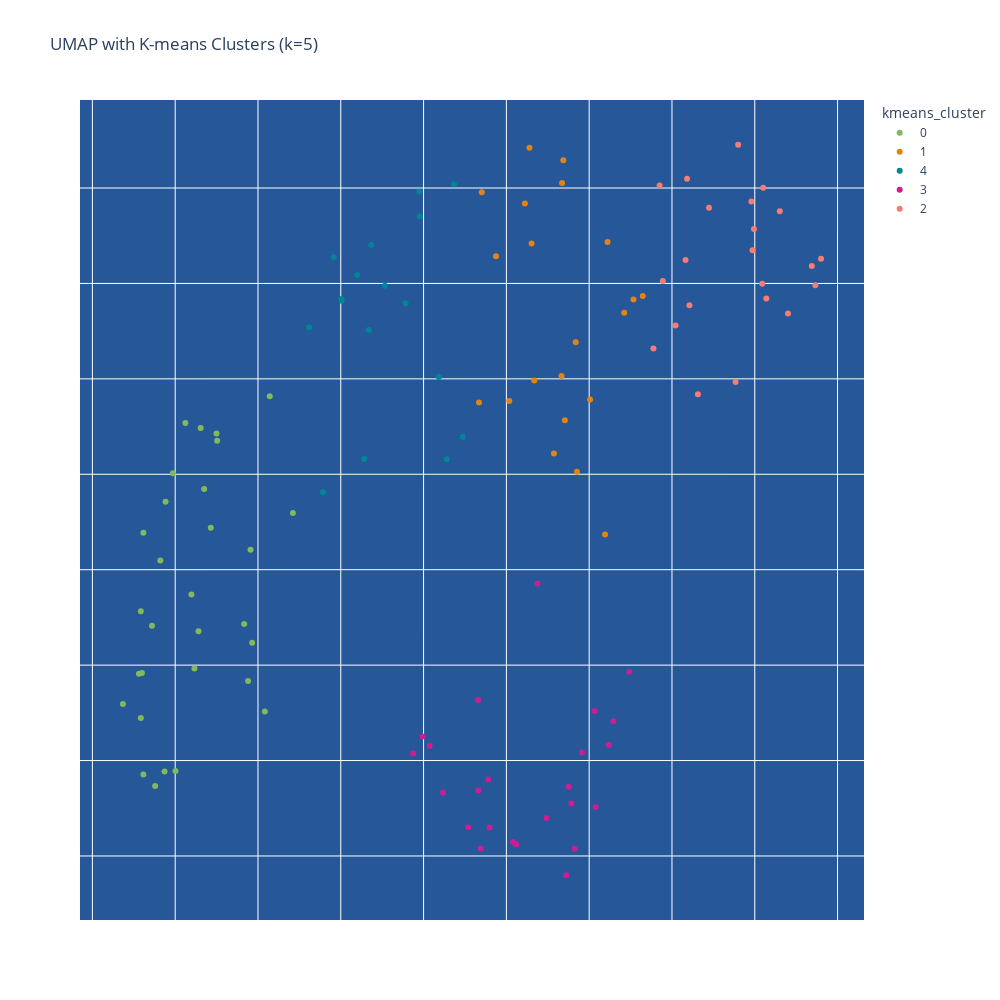

Write notebook code for a chart like this one.
### Code cell
# K-means clustering on UMAP coordinates
# Number of clusters for K-means
n_clusters = int(input(f"Enter the number of clusters you want (optimal = {optimal_k}): ")) # You can adjust this parameter to get desired number of clusters

# Perform K-means clustering on UMAP coordinates
kmeans = KMeans(n_clusters=n_clusters, random_state=42, n_init=10)
cluster_labels = kmeans.fit_predict(umap_result)

# Add K-means cluster assignments to the dataframe
umap_df_pca['kmeans_cluster'] = cluster_labels

# Print the number of clusters
print(f"Number of K-means clusters: {n_clusters}")

# Visualize UMAP with K-means clusters
umap_df_pca['Faculty_Full_Name'] = raw_data['Faculty_Full_Name']
umap_df_pca['kmeans_cluster'] = umap_df_pca['kmeans_cluster'].astype(str)
fig = px.scatter(
    umap_df_pca,
    x="V1",
    y="V2",
    color='kmeans_cluster',
    title=f"UMAP with K-means Clusters (k={n_clusters})",
    hover_name="Faculty_Full_Name",
    hover_data={"V1": False, "V2": False, 'Top_Mesh_Terms': True},
    width=1000,
    height=1000,
    color_discrete_sequence=px.colors.qualitative.Bold,
    category_orders={'kmeans_cluster': sorted(umap_df_pca['kmeans_cluster'].astype(float))}
)
fig_show(fig)

# Process clustering results and prepare for analysis
## This block creates a dataframe with numeric data, adds cluster labels, ensures proper data types, and identifies feature columns for further analysis
filtered_data_df = pd.DataFrame(feature_matrix)  # Create a new dataframe with numeric data
filtered_data_df['cluster'] = kmeans.labels_  # Add cluster labels to the dataframe

# Create a clustered dataframe for analysis
cluster_feature_matrix = filtered_data_df

# Ensure the cluster column is properly formatted
cluster_feature_matrix['cluster'] = cluster_feature_matrix['cluster'].astype('category')

### Figure 1 — Plotly figure (JSON) as saved in the notebook; plotly's stock layout.template omitted (floating-point values rounded to 4 significant figures)
{"data": [{"customdata": [[["Soil", "Droughts", "Resilience__Psychological", "Temperature", "Interdisciplinary_Research"]], [["Biomechanical_Phenomena", "Aging", "Temperature"]], [["Biodiversity", "Ecological_and_Environmental_Phenomena"]], [["Phylogeny", "Clustered_Regularly_Interspaced_Short_Palindromic_Repeats", "Evolution__Molecular"]], [["Biomechanical_Phenomena", "Resilience__Psychological", "Interdisciplinary_Research", "Computer_Simulation"]], [["Genotype", "Alleles", "Evolution__Molecular", "Chromatin", "Gene_Regulatory_Networks"]], [["Temperature", "Soil", "Resilience__Psychological", "Droughts", "Computer_Simulation"]], [["Biological_Evolution", "Computer_Simulation", "Computational_Biology", "Ecological_and_Environmental_Phenomena", "Genetics"]], [["Genetic_Variation", "Chromatin", "Epigenomics", "Temperature", "Droughts"]], [["Neurodegenerative_Diseases", "Anti_Bacterial_Agents", "Computer_Simulation", "Anti_Infective_Agents", "Computational_Biology"]], [["Temperature", "Ecological_and_Environmental_Phenomena", "Soil", "Nutrients", "Biodiversity"]], [["Chromatin", "Organoids", "Alleles", "Phylogeny", "Evolution__Molecular"]], [["Temperature", "Ecological_and_Environmental_Phenomena", "Biodiversity"]], [["Parasites", "Diet", "Epigenomics", "Evolution__Molecular", "Nutrients"]], [["Genotype", "Aging", "Macrophages", "Persistent_Infection", "CRISPR_Cas_Systems"]], [["Aging", "Synapses", "Computer_Simulation", "Memory_Consolidation", "Genetics"]], [["Temperature", "Ecological_and_Environmental_Phenomena"]], [["Biomechanical_Phenomena", "Biological_Evolution", "Ecological_and_Environmental_Phenomena", "Evolution__Molecular", "Phylogeny"]], [["Temperature", "Ecological_and_Environmental_Phenomena", "Biodiversity", "Genetics", "Anti_Bacterial_Agents"]], [["Biomechanical_Phenomena", "Cues", "Ecological_and_Environmental_Phenomena", "Zebrafish"]], [["Biological_Evolution", "Droughts", "Alleles", "Genetic_Variation", "Biodiversity"]], [["Evolution__Molecular", "Phylogeny", "Ecological_and_Environmental_Phenomena", "Biological_Evolution", "Genetics"]], [["Soil", "Droughts", "Biological_Evolution", "Pandemics", "Ecological_and_Environmental_Phenomena"]], [["Nutrients", "Biodiversity", "Escherichia_coli", "Anti_Bacterial_Agents", "Evolution__Molecular"]], [["Biodiversity", "Ecological_and_Environmental_Phenomena", "Temperature"]], [["Biological_Evolution"]], [["Biodiversity", "Interdisciplinary_Research", "Temperature", "Resilience__Psychological", "Diet"]], [["Alleles", "Mitochondria", "Cell_Death", "Neurodegenerative_Diseases"]], [["Ecological_and_Environmental_Phenomena", "Phylogeny", "Computer_Simulation", "Alleles"]], [["Soil", "Temperature", "Resilience__Psychological", "Droughts", "Genotype"]]], "hovertemplate": "<b>%{hovertext}</b><br><br>kmeans_cluster=0<br>Top_Mesh_Terms=%{customdata[0]}<extra></extra>", "hovertext": ["Allison, Steven", "Azizi, Emanuel", "Bracken, Matthew", "Briscoe, Adriana", "Daley, Monica", "Emerson, J.J.", "Faiola, Celia", "Frank, Steven", "Gaut, Brandon", "Gross, Steven", "Huxman, Travis", "Kvon, Evgeny", "Lamb, Joleah", "Lee, Grace", "Long, Anthony", "Lur, Gyorgy", "Lutterschmidt, Deborah", "Martinez, Christopher", "Martiny, Adam", "McHenry, Matthew", "Mooney, Kailen", "Ranz, Jose", "Rebolleda-Gomez, Maria", "Rodriguez Verdugo, Alejandra", "Sorte, Cascade", "Striedter, Georg", "Symons, Celia", "Thompson-Peer, Katherine", "Thornton, Kevin", "Treseder, Kathleen"], "legendgroup": "0", "marker": {"color": "rgb(128, 186, 90)", "symbol": "circle"}, "mode": "markers", "name": "0", "orientation": "v", "showlegend": true, "type": "scatter", "x": [3.43, 2.872, 2.598, 3.35, 2.758, 3.499, 2.884, 3.88, 3.196, 4.142, 2.585, 3.507, 2.821, 4.422, 3.91, 3.308, 2.369, 3.004, 2.72, 2.616, 3.929, 3.232, 3.833, 3.282, 2.562, 4.083, 2.616, 3.123, 2.585, 2.972], "xaxis": "x", "y": [15.72, 14.44, 14.96, 15.92, 14.37, 16.21, 15.86, 14.92, 15.37, 16.41, 15.28, 16.18, 15.55, 15.8, 15.6, 16.24, 14.8, 14.44, 15.21, 14.43, 15.12, 14.98, 15.22, 15.18, 14.95, 14.76, 15.69, 16.27, 14.72, 16.01], "yaxis": "y"}, {"customdata": [[["Phosphorylation", "Computational_Biology", "Genetics", "Hippo_Signaling_Pathway", "Cell_Line__Tumor"]], [["Molecular_Biology", "Immunity", "Carcinogenesis", "T_Lymphocytes", "Phosphorylation"]], [["Phosphorylation", "Ligands", "Diabetes_Mellitus", "Child", "Alleles"]], [["Gene_Regulatory_Networks", "Chromatin", "Multiomics", "Cell_Differentiation", "Computational_Biology"]], [["Neuronal_Plasticity", "Synapses", "Astrocytes", "Apoptosis", "Proteomics"]], [["Antiviral_Agents", "Virus_Diseases", "RNA", "Cell_Line", "Single_Cell_Gene_Expression_Analysis"]], [["Cell_Line", "Cell_Proliferation", "Apoptosis", "Child", "Heterografts"]], [["Proteomics", "Mass_Spectrometry", "Escherichia_coli", "DNA", "Antiviral_Agents"]], [["Aging", "Bacteriophages", "Immunity", "Neurodegenerative_Diseases", "Amyloid_beta_Peptides"]], [["Ligands", "Magnetic_Resonance_Imaging", "Neuroimaging", "Child", "Oxidation_Reduction"]], [["Nitrogenase", "Escherichia_coli", "Cell_Line__Tumor", "Aged__80_and_over", "Phylogeny"]], [["Colorectal_Neoplasms", "Incidence", "Survival_Rate", "Astrocytes", "Tumor_Microenvironment"]], [["Colorectal_Neoplasms", "Nutrients", "Carcinogenesis", "Heterografts", "AMP_Activated_Protein_Kinases"]], [["Aging", "Cell_Proliferation", "Cues", "Cell_Differentiation", "Microscopy"]], [["Reward", "Substance_Related_Disorders", "Genetics", "Adolescent", "Neuronal_Plasticity"]], [["Parasites", "Toxoplasma", "Ligands", "Fibroblasts"]], [["Nitrogenase", "Oxidation_Reduction", "Escherichia_coli", "Phylogeny", "Evolution__Molecular"]], [["Microscopy", "RNA", "Stem_Cells", "Pregnancy", "Escherichia_coli"]], [["Neuroinflammatory_Diseases", "Phagocytosis", "Neurodegenerative_Diseases", "Amyloid_beta_Peptides", "Astrocytes"]], [["COVID_19", "Child", "Magnetic_Resonance_Imaging", "Aged__80_and_over", "Cell_Differentiation"]], [["Genetics", "Hippo_Signaling_Pathway", "Phosphorylation", "Cell_Line__Tumor"]]], "hovertemplate": "<b>%{hovertext}</b><br><br>kmeans_cluster=1<br>Top_Mesh_Terms=%{customdata[0]}<extra></extra>", "hovertext": ["Arora, Kavita", "Atwood, Scott", "Bardwell, Lee", "Cho, Ken", "Cramer, Karina", "Drayman, Nir", "Fruman, David", "Gershon, Paul", "Glabe, Charles", "Green, Michael", "Hu, Yilin", "Hughes, Christopher", "Kong, Mei", "Lara-Gonzalez, Pablo", "Mahler, Stephen", "Morrissette, Naomi", "Ribbe, Markus", "Suetterlin, Christine", "Tenner, Andrea", "Tsai, Shiou-Chuan", "Warrior, Rahul"], "legendgroup": "1", "marker": {"color": "rgb(230, 131, 16)", "symbol": "circle"}, "mode": "markers", "name": "1", "orientation": "v", "showlegend": true, "type": "scatter", "x": [7.673, 7.706, 6.702, 7.338, 7.688, 8.012, 8.423, 8.536, 7.853, 8.221, 6.874, 7.035, 8.647, 7.666, 7.224, 6.669, 7.304, 7.574, 8.192, 7.838, 7.279], "xaxis": "x", "y": [17.53, 16.28, 17.48, 16.49, 17.65, 16.39, 16.85, 16.92, 16.01, 17.22, 17.14, 16.38, 16.93, 16.52, 17.42, 16.38, 17.21, 16.11, 15.68, 16.69, 17.71], "yaxis": "y"}, {"customdata": [[[]], [[]], [["Neuroimaging", "Magnetic_Resonance_Imaging", "Pregnancy", "Computer_Simulation", "Adolescent"]], [["Magnetic_Resonance_Imaging", "Temperature", "Genotype", "Ligands"]], [["Diet", "Temperature"]], [["CRISPR_Cas_Systems", "Tumor_Microenvironment", "Nutrients", "Ligands", "Alleles"]], [["Substance_Related_Disorders"]], [["Anti_Bacterial_Agents", "Pandemics", "Nutrients", "Molecular_Biology", "Ligands"]], [["CRISPR_Cas_Systems", "Genetics", "RNA", "Magnetic_Resonance_Imaging", "Cell_Death"]], [["Adolescent", "Genotype"]], [[]], [["Computational_Biology", "T_Lymphocytes", "Hippo_Signaling_Pathway", "Escherichia_coli", "Cell_Line__Tumor"]], [["Sleep", "Cues", "Neuronal_Plasticity", "Synapses", "Memory_Consolidation"]], [["Immunity__Innate", "Virus_Diseases", "Antiviral_Agents", "Incidence", "Pandemics"]], [["Cytokines", "Flow_Cytometry", "Cell_Line", "Single_Cell_Gene_Expression_Analysis", "T_Lymphocytes"]], [[]], [["Incidence", "Cell_Proliferation", "Tumor_Microenvironment", "RNA", "Carcinogenesis"]]], "hovertemplate": "<b>%{hovertext}</b><br><br>kmeans_cluster=4<br>Top_Mesh_Terms=%{customdata[0]}<extra></extra>", "hovertext": ["Baker, Nicholas", "Burley, Nancy", "Chrastil, Elizabeth", "Cocco, Melanie", "Connor, Kwasi", "Edinger, Aimee", "Fortin, Norbert", "Goulding, Celia", "James, Anthony", "Kim, Seungsoo", "Konieczny, Piotr", "Luo, Ray", "McNaughton, Bruce", "Morehouse, Benjamin", "Nicholas, Dequina", "Pizzagalli, Diego", "Sun, Sha"], "legendgroup": "4", "marker": {"color": "rgb(0, 134, 149)", "symbol": "circle"}, "mode": "markers", "name": "4", "orientation": "v", "showlegend": true, "type": "scatter", "x": [5.005, 4.915, 6.368, 5.954, 4.618, 5.37, 5.338, 6.474, 5.783, 5.532, 5.011, 6.184, 5.949, 4.784, 6.279, 5.197, 5.284], "xaxis": "x", "y": [16.92, 17.14, 17.52, 17.35, 16.77, 17.2, 16.76, 16.2, 16.9, 16.99, 16.91, 16.51, 17.48, 15.91, 16.08, 17.04, 16.08], "yaxis": "y"}, {"customdata": [[["Obesity", "Pregnancy", "Chromatin", "Multiomics", "DNA"]], [["Induced_Pluripotent_Stem_Cells", "Cytokines", "Macrophages", "Disease_Progression", "Monocytes"]], [["Zebrafish", "Cell_Communication", "Macrophages"]], [["Diet", "Zebrafish", "Proteomics", "Temperature", "Ecological_and_Environmental_Phenomena"]], [["Cryoelectron_Microscopy", "Bacteriophages", "Microscopy", "Gastrointestinal_Microbiome", "Anti_Bacterial_Agents"]], [["Cell_Proliferation", "Amyloid_beta_Peptides", "Monocytes", "Bone_Marrow", "Macrophages"]], [["Pancreatic_Neoplasms", "Tumor_Microenvironment", "Fibroblasts", "Oxidation_Reduction", "Liver_Neoplasms"]], [["Gastrointestinal_Microbiome", "Parasites", "Ecological_and_Environmental_Phenomena", "Genetics", "Diet"]], [["Stem_Cells", "RNA", "Cell_Differentiation", "Computational_Biology", "Single_Cell_Analysis"]], [["COVID_19", "Neuroinflammatory_Diseases", "Pandemics", "Multiple_Sclerosis", "Virus_Diseases"]], [["Toxoplasma", "Parasites", "Monocytes", "Phagocytosis", "Cytokines"]], [["Amyloid_beta_Peptides", "Gastrointestinal_Microbiome", "Astrocytes", "Disease_Progression", "T_Lymphocytes__Regulatory"]], [["Soil", "Gastrointestinal_Microbiome", "Diet", "Diabetes_Mellitus", "Anti_Bacterial_Agents"]], [["Inflammasomes", "NLR_Family__Pyrin_Domain_Containing_3_Protein", "Cryoelectron_Microscopy", "CRISPR_Cas_Systems", "Apoptosis"]], [["Cell_Communication", "Gene_Regulatory_Networks", "Single_Cell_Analysis", "Single_Cell_Gene_Expression_Analysis", "Computational_Biology"]], [["Zebrafish", "Pancreatic_Neoplasms", "Gastrointestinal_Microbiome", "Disease_Progression", "Child"]], [["Single_Cell_Gene_Expression_Analysis", "Stem_Cells", "Fibroblasts", "Cell_Communication", "Aging"]], [["Zebrafish", "Computer_Simulation", "Cell_Proliferation", "Biomechanical_Phenomena", "Biological_Evolution"]], [["White_Matter", "Neurodegenerative_Diseases", "Neuroinflammatory_Diseases", "Astrocytes", "Proteomics"]], [["CD8_Positive_T_Lymphocytes", "Immune_Checkpoint_Inhibitors", "Persistent_Infection", "Virus_Diseases", "HIV_Infections"]], [["T_Lymphocytes__Regulatory", "Multiple_Sclerosis", "Stem_Cells", "White_Matter", "Macrophages"]], [["Bacteriophages", "Anti_Bacterial_Agents", "Gastrointestinal_Microbiome", "Escherichia_coli", "Nutrients"]], [["Zebrafish", "Gastrointestinal_Microbiome", "Bacteriophages", "Anti_Bacterial_Agents", "Soil"]], [["Gastrointestinal_Microbiome", "Phylogeny"]]], "hovertemplate": "<b>%{hovertext}</b><br><br>kmeans_cluster=3<br>Top_Mesh_Terms=%{customdata[0]}<extra></extra>", "hovertext": ["Blumberg, Bruce", "Blurton-Jones, Mathew", "Eom, Dae Seok", "German, Donovan", "Gonen, Shane", "Green, Kim", "Halbrook, Christopher", "Hammer, Tobin", "Lander, Arthur", "Lane, Thomas", "Lodoen, Melissa", "MacGregor, Grant", "Martiny, Jennifer", "McNulty, Reginald", "Nie, Qing", "Parsons, Michael", "Plikus, Maksim", "Schilling, Thomas", "Swarup, Vivek", "Tinoco, Roberto", "Walsh, Craig", "Whiteson, Katrine", "Wiles, Travis", "Xue, Katherine"], "legendgroup": "3", "marker": {"color": "rgb(207, 28, 144)", "symbol": "circle"}, "mode": "markers", "name": "3", "orientation": "v", "showlegend": true, "type": "scatter", "x": [7.786, 7.754, 6.69, 6.236, 6.78, 7.913, 7.822, 5.987, 7.484, 8.292, 8.077, 7.377, 5.874, 8.066, 7.081, 6.661, 7.119, 6.796, 8.239, 8.484, 7.723, 6.658, 6.54, 6.073], "xaxis": "x", "y": [14.28, 14.36, 14.04, 14.33, 14.4, 14.54, 14.04, 14.63, 14.2, 14.71, 14.26, 15.43, 14.54, 14.76, 14.07, 14.34, 14.06, 14.15, 14.58, 14.97, 13.9, 14.82, 14.15, 14.58], "yaxis": "y"}, {"customdata": [[["Down_Syndrome", "Cognitive_Dysfunction", "Proteomics", "Pregnancy", "Amyloid_beta_Peptides"]], [["Magnetic_Resonance_Imaging"]], [["Cell_Line", "Computational_Biology", "Aging"]], [["Synapses"]], [["Neurodegenerative_Diseases", "Stem_Cells", "Chromatin", "Cell_Line"]], [["Nicotine", "Chromatin", "Microscopy", "Clustered_Regularly_Interspaced_Short_Palindromic_Repeats", "Cocaine"]], [["Astrocytes", "Magnetic_Resonance_Imaging", "Neuronal_Plasticity", "Neuroimaging"]], [["Amyloid_beta_Peptides", "Aged__80_and_over", "Cognitive_Dysfunction", "Disease_Progression", "Neurodegenerative_Diseases"]], [["Hematopoietic_Stem_Cell_Transplantation", "Graft_vs_Host_Disease", "T_Lymphocytes__Regulatory", "Bone_Marrow", "Apoptosis"]], [["Aged__80_and_over", "Cognitive_Dysfunction", "Aging", "Magnetic_Resonance_Imaging", "Incidence"]], [["Amyloid_beta_Peptides", "Proteomics", "Aged__80_and_over", "Induced_Pluripotent_Stem_Cells", "Single_Cell_Gene_Expression_Analysis"]], [["Nicotine", "Cognitive_Dysfunction"]], [["Aging", "Amyloid_beta_Peptides", "Gene_Regulatory_Networks", "Single_Cell_Analysis", "Chromatin"]], [["Triple_Negative_Breast_Neoplasms", "Oxidative_Phosphorylation", "Mitochondria", "Survival_Rate", "Immune_Checkpoint_Inhibitors"]], [["Sleep", "Memory_Consolidation", "Cues", "Magnetic_Resonance_Imaging", "Neuroimaging"]], [["Proteomics", "Mass_Spectrometry", "Astrocytes", "Microscopy", "Multiomics"]], [["Aging", "Magnetic_Resonance_Imaging", "Cognitive_Dysfunction", "Neuroimaging", "Amyloid_beta_Peptides"]], [["Nicotine", "Reward", "Pregnancy", "Cognitive_Dysfunction", "Cytokines"]], [["Induced_Pluripotent_Stem_Cells", "Neurodegenerative_Diseases", "Clustered_Regularly_Interspaced_Short_Palindromic_Repeats", "Disease_Progression", "Cognitive_Dysfunction"]], [["Hippo_Signaling_Pathway", "Cell_Proliferation", "Carcinogenesis", "Apoptosis", "Child"]], [["Substance_Related_Disorders", "Cocaine", "Cues", "Reward", "Neuronal_Plasticity"]], [["Magnetic_Resonance_Imaging", "Neuroimaging", "Cognitive_Dysfunction", "Interdisciplinary_Research", "Child"]]], "hovertemplate": "<b>%{hovertext}</b><br><br>kmeans_cluster=2<br>Top_Mesh_Terms=%{customdata[0]}<extra></extra>", "hovertext": ["Busciglio, Jorge", "Cahill, Larry", "Cinquin, Olivier", "Cohen-Cory, Susana", "Donovan, Peter", "Fowler, Christie", "Frostig, Ron", "Grill, Joshua", "Inlay, Matthew", "Kawas, Claudia", "LaFerla, Frank", "Metherate, Raju", "Mortazavi, Ali", "Razorenova, Olga", "Schechtman-Drayman, Eitan", "Shi, Xiaoyu", "Stark, Craig", "Sumikawa, Katumi", "Thompson, Leslie", "Wang, Wenqi", "Wood, Marcelo", "Yassa, Michael"], "legendgroup": "2", "marker": {"color": "rgb(249, 123, 114)", "symbol": "circle"}, "mode": "markers", "name": "2", "orientation": "v", "showlegend": true, "type": "scatter", "x": [10.09, 10.8, 9.973, 8.851, 9.043, 9.991, 9.183, 10.14, 9.313, 10.73, 9.768, 9.959, 9.211, 8.89, 10.1, 10.4, 10.69, 10.3, 8.776, 9.164, 9.447, 9.799], "xaxis": "x", "y": [17.0, 17.13, 17.17, 17.51, 16.78, 17.29, 17.55, 16.92, 16.42, 16.99, 16.48, 17.43, 16.89, 17.01, 17.5, 16.84, 17.09, 17.38, 16.66, 17.12, 17.4, 17.73], "yaxis": "y"}], "layout": {"height": 1000, "legend": {"title": {"text": "kmeans_cluster"}, "tracegroupgap": 0}, "plot_bgcolor": "#255799", "title": {"text": "UMAP with K-means Clusters (k=5)"}, "width": 1000, "xaxis": {"anchor": "y", "domain": [0, 1], "showticklabels": false, "title": {"text": ""}}, "yaxis": {"anchor": "x", "domain": [0, 1], "showticklabels": false, "title": {"text": ""}}}}
